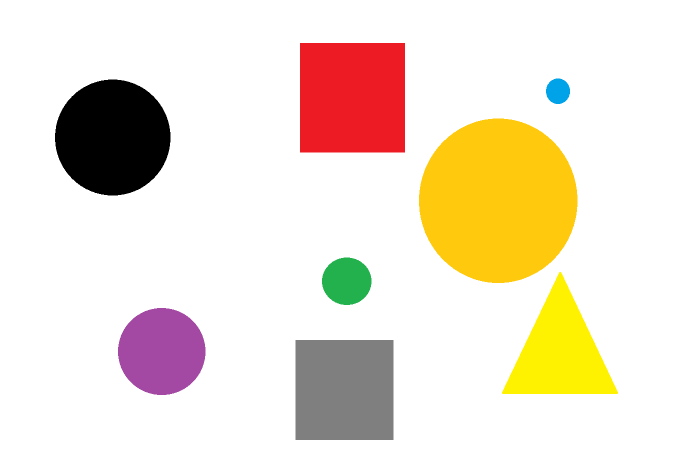
#> input picture ukalwa_blob/src/cvShapes.png, 1353 x 902 px, given in place of the camera (shown at 1/2 size)
$ python 'combined HSV.py'
#> lines starting #> are read from the running program, lines starting #| are printed output that depends on the picture; after the words box and inside, x2 and y2 are one past the last pixel; in counts of white or black regions, pixels touching at a corner belong together
import numpy as np
import cv2 as cv

# Gets new position of trackbar when bar is moved
def val(x):
	pass

# Function for responding to mouse click events
def click_event(event, x, y, flags, param):
	# Runs on left click
	if event == cv.EVENT_LBUTTONDOWN:
		print(x, " ", y)


def combined():
	# Selects camera to use
	capture = cv.VideoCapture(0)

	# Checks if camera is found
	if not capture.isOpened():
		print("Cannot find camera")
		exit()

	# Dictates the size of the window created, based on array
	img = np.ones((1,509,1), np.uint8)

	cv.namedWindow('Color Settings')

	# Creates the different trackbars
	# <bar name>, <win location>, <init val>, <max val>, <rtrn bar val>
	cv.createTrackbar('H Low', 'Color Settings', 0, 255, val)
#> slider 'H Low' is set to 51
	cv.createTrackbar('H High', 'Color Settings', 255, 255, val)
	cv.createTrackbar('S Low', 'Color Settings', 0, 255, val)
#> slider 'S Low' is set to 51
	cv.createTrackbar('S High', 'Color Settings', 255, 255, val)
	cv.createTrackbar('V Low', 'Color Settings', 0, 255, val)
#> slider 'V Low' is set to 51
	cv.createTrackbar('V High', 'Color Settings', 255, 255, val)

	# Tells user how to close program
	print("Press 'q' to quit.")

	# Flag for initial setup of while loop for windows
	# This flag is for things I only want to run once in the loop
	init_window = True

	# Displays window until 'q' is pressed
	while(True):
		cv.imshow("Color Settings",img)

		# Captures each frame
		ret, frame = capture.read()
#> frame is the input picture: shape (902, 1353, 3); mean B, G, R 208.7, 225.4, 237.9

		# Creates HSV frame
		hsv = cv.cvtColor(frame, cv.COLOR_BGR2HSV)
#> hsv: shape (902, 1353, 3); mean H, S, V 12.5, 35.1, 239.1

		# Gets values of trackbars
		hLow = cv.getTrackbarPos('H Low', 'Color Settings')
		hHigh = cv.getTrackbarPos('H High', 'Color Settings')
		sLow = cv.getTrackbarPos('S Low', 'Color Settings')
		sHigh = cv.getTrackbarPos('S High', 'Color Settings')
		vLow = cv.getTrackbarPos('V Low', 'Color Settings')
		vHigh = cv.getTrackbarPos('V High', 'Color Settings')

		# Applies trackbar values to arrays for mask
		hsv_low = np.array([hLow,sLow,vLow])
		hsv_high = np.array([hHigh,sHigh,vHigh])

		# Creates the mask
		mask = cv.inRange(hsv, hsv_low, hsv_high)
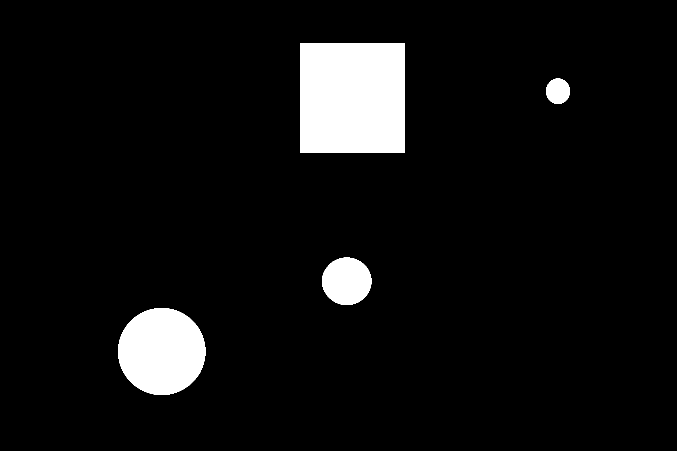
#> mask: shape (902, 1353) (shown at 1/2 size); 6.5% white; 4 white regions, box (x1, y1, x2, y2) and area: (600, 86, 810, 305) 45990, (236, 616, 411, 790) 23885, (644, 515, 743, 610) 7368, (1092, 157, 1140, 208) 1925

		# Creates result frame w/ mask
		res = cv.bitwise_and(hsv, hsv, mask = mask)
#> res: shape (902, 1353, 3); mean H, S, V 10.3, 12.9, 13.6

		# Resizes feeds to be smaller (orig: 640, 480)
		frame = cv.resize(frame, (252,189))
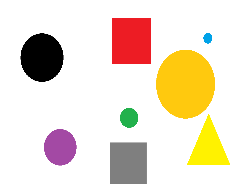
#> frame: shape (189, 252, 3); mean B, G, R 208.8, 225.4, 237.9
		mask = cv.resize(mask, (252,189))
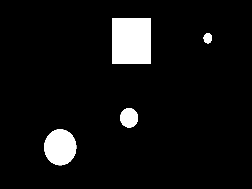
#> mask: shape (189, 252); min 0, max 255, mean 16.5
		res = cv.resize(res, (500,375)) #.78125% original size
#> res: shape (375, 500, 3); mean H, S, V 10.2, 12.8, 13.5

		# Displays different frames until 'q' is pressed
		cv.imshow('frame',frame)
		cv.imshow('mask', mask)
		cv.imshow('res', res)

		# This section only runs things in this loop once, for setup
		if (init_window == True):
			# Moves windows prevent stacking
			cv.moveWindow("Color Settings", 0, 0)
			cv.moveWindow("frame", 255, 405)
			cv.moveWindow("mask", 0, 405)
			cv.moveWindow("res", 508, 0)
			init_window = False

		# Function called when mouse event happens in frame
		cv.setMouseCallback('frame', click_event)

		# Waits for 'q' to close program
		if cv.waitKey(1) & 0xFF == ord('q'):
#> (key q is pressed here)
			break

	# Releases capture
	capture.release()

	# Closes all windows
	cv.destroyAllWindows

combined()
